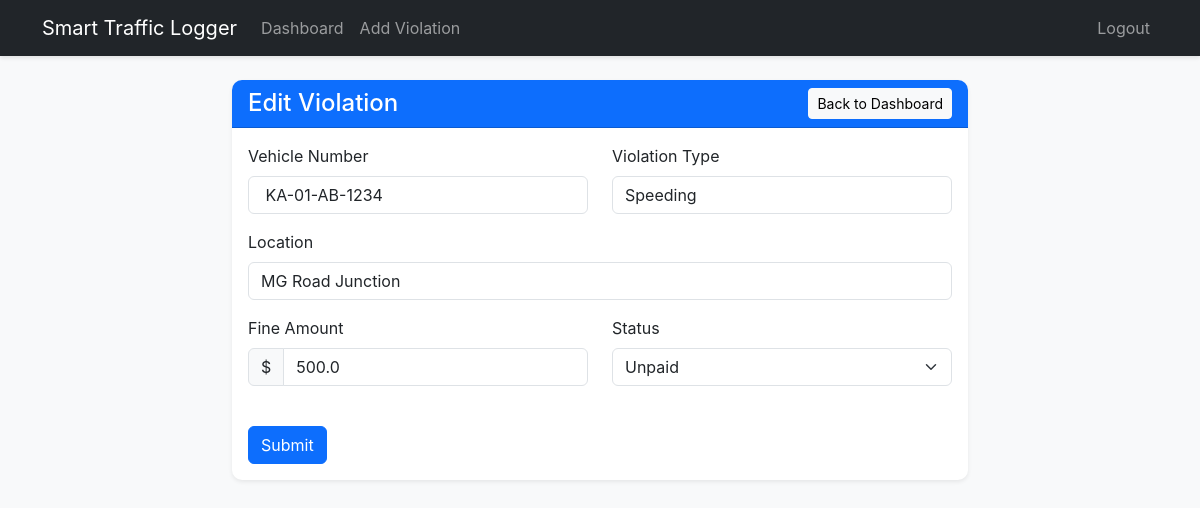
Page /admin/edit/1 (signed in) on the committed database.
### app/models.py (models this page shows, shortened)
class Violation(db.Model):
    id = db.Column(db.Integer, primary_key=True)
    vehicle_number = db.Column(db.String(20), index=True, nullable=False)
    violation_type = db.Column(db.String(100), nullable=False)
    location = db.Column(db.String(150), nullable=False)
    date = db.Column(db.DateTime, index=True, default=datetime.utcnow, nullable=False)
    fine_amount = db.Column(db.Float, nullable=False)
    status = db.Column(db.String(20), index=True, default='Unpaid', nullable=False) # Paid or Unpaid
    qr_code_path = db.Column(db.String(255), nullable=True)

### app/routes/admin.py (the view)
@admin_bp.route('/edit/<int:id>', methods=['GET', 'POST'])
def edit_violation(id):
    violation = Violation.query.get_or_404(id)
    form = ViolationForm()
    if form.validate_on_submit():
        violation.vehicle_number = form.vehicle_number.data
        violation.violation_type = form.violation_type.data
        violation.location = form.location.data
        violation.fine_amount = form.fine_amount.data
        violation.status = form.status.data
        db.session.commit()
        flash('Violation has been updated.', 'success')
        return redirect(url_for('admin.dashboard'))
    elif request.method == 'GET':
        form.vehicle_number.data = violation.vehicle_number
        form.violation_type.data = violation.violation_type
        form.location.data = violation.location
        form.fine_amount.data = violation.fine_amount
        form.status.data = violation.status
    return render_template('admin/violation_form.html', title='Edit Violation', form=form, legend='Edit Violation')

### app/forms.py
class ViolationForm(FlaskForm):
    vehicle_number = StringField('Vehicle Number', validators=[DataRequired(), Length(max=20)])
    violation_type = StringField('Violation Type', validators=[DataRequired(), Length(max=100)])
    location = StringField('Location', validators=[DataRequired(), Length(max=150)])
    fine_amount = FloatField('Fine Amount', validators=[DataRequired()])
    status = SelectField('Status', choices=[('Unpaid', 'Unpaid'), ('Paid', 'Paid')], validators=[DataRequired()])
    submit = SubmitField('Submit')

### app/models.py (called while the page is built)
@login_manager.user_loader
def load_user(id):
    return User.query.get(int(id))

### app/routes/admin.py (called while the page is built)
@admin_bp.before_request
@login_required
def require_login():
    pass

### app/templates/admin/violation_form.html (shortened to what this page needs)
{% extends "base.html" %}
{% block content %}
<div class="row justify-content-center">
    <div class="col-md-8">
        <div class="card shadow-sm">
            <div class="card-header bg-primary text-white d-flex justify-content-between align-items-center">
                <h4 class="mb-0">{{ legend }}</h4>
                <a href="{{ url_for('admin.dashboard') }}" class="btn btn-sm btn-light">Back to Dashboard</a>
            </div>
            <div class="card-body">
                <form action="" method="post" novalidate>
                    <div class="row">
                        <div class="col-md-6 mb-3">
                            {{ form.vehicle_number.label(class="form-label") }}
                            {{ form.vehicle_number(class="form-control") }}
                        </div>
                        <div class="col-md-6 mb-3">
                            {{ form.violation_type.label(class="form-label") }}
                            {{ form.violation_type(class="form-control") }}
                        </div>
                    </div>
                    <div class="mb-3">
                        {{ form.location.label(class="form-label") }}
                        {{ form.location(class="form-control") }}
                    </div>
                    <div class="row">
                        <div class="col-md-6 mb-3">
                            {{ form.fine_amount.label(class="form-label") }}
                            <div class="input-group">
                                <span class="input-group-text">$</span>
                                {{ form.fine_amount(class="form-control") }}
                            </div>
                        </div>
                        <div class="col-md-6 mb-3">
                            {{ form.status.label(class="form-label") }}
                            {{ form.status(class="form-select") }}
                        </div>
                    </div>
                    <div class="mt-4">
                        {{ form.submit(class="btn btn-primary") }}
                    </div>
                </form>
            </div>
        </div>
    </div>
</div>
{% endblock %}

### app/static/css/style.css (style rules this page uses)
body { background-color: #f8f9fa; font-family: 'Inter', -apple-system, BlinkMacSystemFont, "Segoe UI", Roboto, "Helvetica Neue", Arial, sans-serif; }
.card { border: none; border-radius: 10px; }
.card-header { border-radius: 10px 10px 0 0 !important; }
.btn { transition: all 0.3s ease; }

### rows in the picture
Violation: vehicle_number "KA-01-AB-1234", violation_type "Speeding", location "MG Road Junction", fine_amount "500.0", status "Unpaid"

### other values in the picture
{{ legend }} "Edit Violation"
